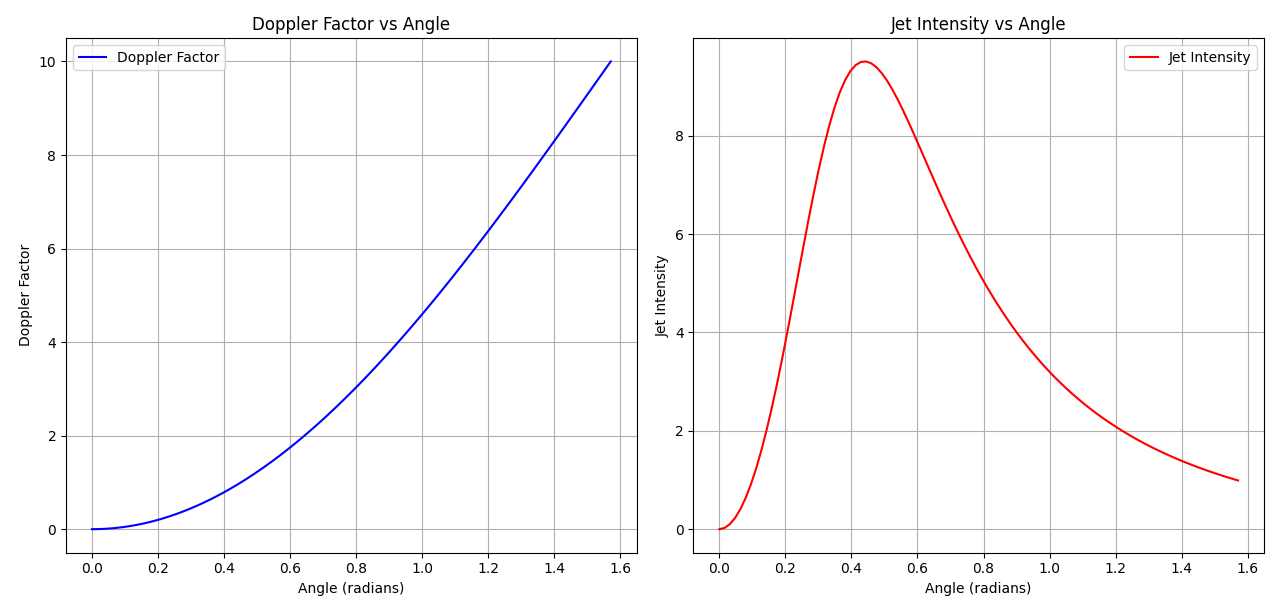

Generate this figure with Python:
import numpy as np
import matplotlib.pyplot as plt

# Parameters
gamma = 10  # Lorentz factor
theta = np.linspace(0, np.pi / 2, 100)  # Angle from the jet axis

# Calculate the Doppler factor
def doppler_factor(gamma, theta):
    return gamma * (1 - np.cos(theta))
# Calculate the intensity of the jet
def jet_intensity(gamma, theta):
    return (gamma**2 * np.sin(theta)**2) / (1 + gamma**2 * (1 - np.cos(theta))**2)

# Calculate the Doppler factor and intensity
doppler = doppler_factor(gamma, theta)
intensity = jet_intensity(gamma, theta)

# Plotting the results
plt.figure(figsize=(12, 6))
plt.subplot(1, 2, 1)
plt.plot(theta, doppler, label='Doppler Factor', color='blue')
plt.title('Doppler Factor vs Angle')
plt.xlabel('Angle (radians)')
plt.ylabel('Doppler Factor')
plt.grid()
plt.legend()
plt.subplot(1, 2, 2)
plt.plot(theta, intensity, label='Jet Intensity', color='red')
plt.title('Jet Intensity vs Angle')
plt.xlabel('Angle (radians)')
plt.ylabel('Jet Intensity')
plt.grid()
plt.legend()
plt.tight_layout()
plt.show()

# This code simulates the relativistic jet with Lorentz invariance, calculating the Doppler factor and jet intensity as functions of angle from the jet axis.
# The results are visualized in two plots: one for the Doppler factor and another for the jet intensity.
